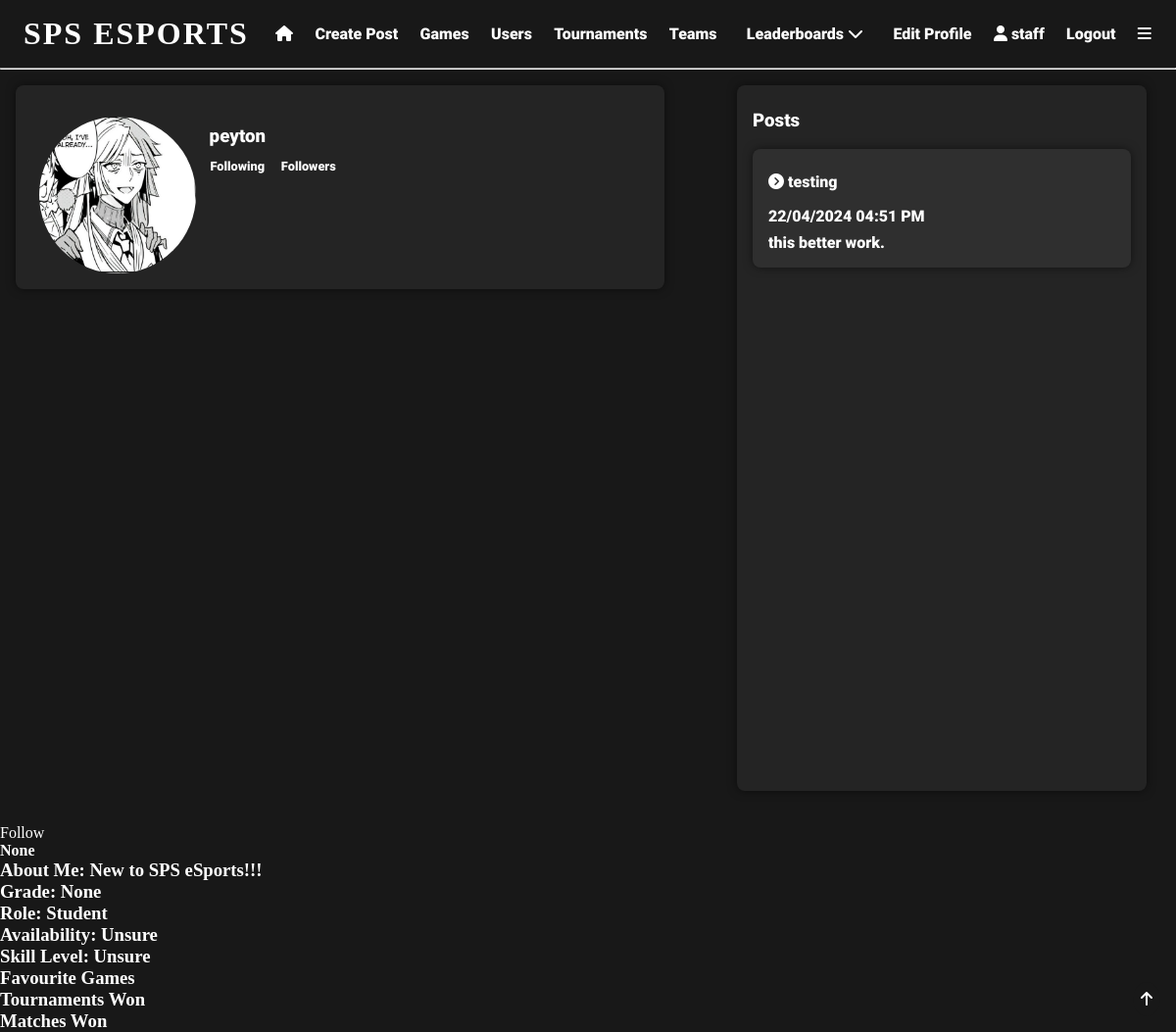
/user/peyton (signed in), run on the app's committed database.
### app/models.py (models this page shows, shortened)
class User(UserMixin, db.Model):
    user_id = db.Column(db.Integer, primary_key=True)
    username = db.Column(db.String(64), index=True, unique=True)
    email = db.Column(db.String(120), index=True, unique=True)
    password_hash = db.Column(db.String(128), nullable=False)
    pfp = db.Column(db.String(140))
    user_bio = db.Column(db.String(140), default='New to SPS eSports!!!')
    pronouns = db.Column(db.String(64), nullable=True)
    skill_level = db.Column(db.String(64), default='Unsure')
    role = db.Column(db.String(64))
    grade = db.Column(db.String(64), nullable=True)
    availability = db.Column(db.String(140), default='Unsure')
    teams = db.relationship('Teams', back_populates='user')
    team_users = db.relationship('TeamUsers', back_populates='user')
    posts = db.relationship('Posts', back_populates='user')
    likes = db.relationship('Likes', back_populates='user')
    tournaments = db.relationship('Tournaments', back_populates='user')
    favourite_games = db.relationship('FavouriteGames', back_populates='user')
    tournament_users = db.relationship('TournamentUsers', back_populates='user')
    comments = db.relationship('Comments', back_populates='user')
    matches = db.relationship('Matches', back_populates='user')
    match_users = db.relationship('MatchUsers', back_populates='user')
    following = db.relationship('Following', backref='user', foreign_keys='Following.user_id')
    followed = db.relationship('Following', foreign_keys='Following.following_id')

class Posts(db.Model):
    post_id = db.Column(db.Integer, primary_key=True, index=True, unique=True, nullable=False)
    post_title = db.Column(db.String(64), nullable=False)
    post_content = db.Column(db.String(140), nullable=False)
    post_date = db.Column(db.DateTime, nullable=False)
    post_type = db.Column(db.String(64))
    likes = db.Column(db.Integer, default=0)
    user_id = db.Column(db.Integer, db.ForeignKey('user.user_id'), name='post_user_id', nullable=False)
    user = db.relationship('User', back_populates='posts')
    post_likes = db.relationship('Likes', back_populates='post')
    comments = db.relationship('Comments', back_populates='post')

### app/routes.py (the view)
@app.route('/user/<username>', methods=['GET', 'POST'])
@login_required
def user(username):
    user = User.query.filter_by(username=username).first_or_404()
    username = user.username
    if Following.query.filter_by(user_id=current_user.user_id, following_id=user.user_id).count() > 0:
        is_following = True
    else:
        is_following = False
    if is_following and Following.query.filter_by(user_id=user.user_id, following_id=current_user.user_id).count() > 0:
        mutuals = True
    else:
        mutuals = False
    tournaments = Tournaments.query.filter_by(winner=user.user_id).all()
    matches = Matches.query.filter_by(match_winner=user.user_id).all()
    fave_id = FavouriteGames.query.filter_by(user_id=user.user_id).all()
    favourites = []
    for favourite in fave_id:
        game = Games.query.filter_by(game_id=favourite.game_id).first()
        favourites.append(game)
    posts = Posts.query.filter_by(user_id=user.user_id).order_by(Posts.post_date.desc()).all()
    for post in posts:
        post.post_date = post.post_date.strftime('%d/%m/%Y %I:%M %p')
    for post in posts:
        if len(post.post_content) > 50:
            post.post_content = post.post_content[:50] + '...'
    return render_template('user.html', user=user, posts=posts, username=username, is_following=is_following,
                           mutuals=mutuals, tournaments=tournaments, favourites=favourites, matches=matches)

### app/models.py (called while the page is built)
@login.user_loader
def load_user(user_id):
    return User.query.get(int(user_id))  # returns the user id as an integer

### app/templates/user.html (shortened to what this page needs)
{% extends "base.html" %}
{% block content %}
<div class="row">
    <div class="half">
        <div class="user-box">
            <div class="user-header">
                <div class="row">
                    <div class="quarter">
                        {% if user.pfp %}
                        <img src="{{url_for('static', filename='pfps/' + user.pfp)}}"
                             alt="profile picture">
                        {% endif %}
                    </div>
                    <div class="three-quarter">
                        <h3>{{user.username}}</h3>
                        <a href="{{url_for('following', username=user.username)}}">Following</a>
                        <a href="{{url_for('followers', username=user.username)}}">Followers</a>
                    </div>
                </div>
            </div>
        </div>
    </div>
    <div class="half">
        <div class="user-posts">
            <h3>Posts</h3>
            {% for post in posts %}
            <div class="post">
                <a href="{{url_for('post', post_id=post.post_id)}}"><i
                        class="fa-solid fa-circle-chevron-right"></i>   {{post.post_title}}</a>
                <h4>{{post.post_date}}</h4>
                <p>{{post.post_content}}</p>
            </div>
            {% endfor %}
        </div>
    </div>
</div>
<br>
{% if current_user.username != user.username %}
    {% if is_following %}
        <a href="{{url_for('unfollow', username=username)}}">Unfollow</a>
    {% else %}
        <a href="{{url_for('follow', username=username)}}">Follow</a>
    {% endif %}
{% endif %}
<h4>{{user.pronouns}}</h4>
<h3>About Me: {{user.user_bio}}</h3>
<h3>Grade: {{user.grade}}</h3>
<h3>Role: {{user.role}}</h3>
<h3>Availability: {{user.availability}}</h3>
<h3>Skill Level: {{user.skill_level}}</h3>
<h3>Favourite Games</h3>
<h3>Tournaments Won</h3>
<h3>Matches Won</h3>
{% endblock %}

### app/templates/base.html (shortened to what this page needs)
<!DOCTYPE html>
<html lang="en">
<head>
    <link rel="stylesheet" href="{{ url_for('static', filename='css/styles.css') }}">
</head>
<body>
  <div id="top" class="header">
      {% if current_user.is_anonymous %}
        <h1 onclick="location.href='login'">SPS ESPORTS</h1>
        <a href="{{ url_for('login') }}">Login</a>
        <a href="{{ url_for('register') }}">Register</a>
      {% else %}
        <h1 onclick="location.href='{{url_for('index')}}'">SPS ESPORTS</h1>
        <a href="{{ url_for('index') }}"><i class="fa-solid fa-house"></i></a>
        <a href="{{ url_for('create_post') }}">Create Post</a>
        <a href="{{ url_for('search') }}">Games</a>
        <a href="{{ url_for('user_search') }}">Users</a>
        <a href="{{ url_for('tournament_search') }}">Tournaments</a>
        <a href="{{url_for('team_search')}}">Teams</a>
        <div class="expand">
            <div class="expand-button">
                <a href="javascript:showDropdown()">Leaderboards  <i class="fa-solid fa-chevron-down"></i></a>
            </div>
        </div>
        <a href="{{ url_for('edit_profile') }}">Edit Profile</a>
        <a href="{{ url_for('user', username=current_user.username) }}"><i class="fa-solid fa-user"></i>   {{current_user.username}}</a>
        <a href="{{ url_for('logout') }}">Logout</a>
        <a href="javascript:navBar()"><i class="fa-solid fa-bars"></i></a>
      {% endif %}
  </div>
    <hr>
  <div class="topbutton">
    <a href="#top"><i class="fa-solid fa-arrow-up"></i></a>
  </div>
{% block content %} {% endblock %}
</body>
</html>

### app/static/css/styles.css (style rules this page uses)
* { margin: 0; padding: 0; box-sizing: border-box; scroll-behavior: smooth; scrollbar-width: thin; scrollbar-color: white var(--bg); }
body { background: var(--bg); color: white; }
:root { --accent: #e81c29; --bg: #181818; --bg2: #282828; --lightbg: rgba(255,255,255,0.05); }
.row { display: flex; }
.half { flex: 50%; }
.quarter { flex: 25%; }
.three-quarter { flex: 75%; }
.header { display:flex; align-items: center; padding: 1em 0.5em; }
.header a { padding: 0em 0.7em; font-family: 'Roboto'; font-size: 1em; text-decoration: none; transition: 0.5s; position: relative; transition: 0.3s; color: white; }
.header a::before { content: ''; position: absolute; width: 100%; height: 2px; left: 0; bottom: -2px; background-color: var(--accent); transform-origin: right; transform: scaleX(0); transition: transform 0.3s; }
.header h1 { box-shadow: inset 0 0 0 0 var(--bg); font-family: 'Nausea'; letter-spacing: 2px; padding: 0 0.5em; position: relative; transition: color 0.3s ease-in-out, box-shadow 0.3s ease-in-out; }
.expand { font-family: 'Roboto'; padding: 0.5em; position: relative; }
h1 { font-family: 'Roboto'; font-size: 2em; }
.topbutton { position: fixed; bottom: 1em; right: 1em; padding: 0.5em; border-radius: 50%; background-color: var(--bg); color: white; font-family: 'Roboto'; font-size: 1em; transition: 0.5s; }
a { color: white; text-decoration: none; transition: 0.5s; padding: 0.5em 0; position: relative; }
a::before { content: ''; position: absolute; width: 100%; height: 2px; left: 0; bottom: -2px; background-color: var(--accent); transform-origin: right; transform: scaleX(0); transition: transform 0.3s; }
.user-posts { display: flex; flex-flow: column; height: 90vh; width: 90%; overflow-y: scroll; overflow-x: hidden; background-color: var(--lightbg); box-shadow: 0 0 10px 0 rgba(0,0,0,0.5); border-radius: 0.5em; padding: 1em; margin: 1em; }
.user-posts h3 { padding: 0.5em 0; font-family: 'Roboto'; }
.post { display: flex; flex-flow: column wrap; background-color: var(--lightbg); box-shadow: 0 0 10px 0 rgba(0,0,0,0.5); border-radius: 0.5em; padding: 1em; margin: 0.5em 0; font-family: 'Roboto'; width: 100%; background: rgba(255,255,255,0.05); }
.post h4 { margin: 0.5em 0; }
.user-box { display: flex; flex-flow: column wrap; background-color: var(--lightbg); box-shadow: 0 0 10px 0 rgba(0,0,0,0.5); border-radius: 0.5em; padding: 1em; margin: 1em; font-family: 'Roboto'; width: 90%; background: rgba(255,255,255,0.05); }
.user-header { display: flex; flex-flow: row wrap; align-items: center; padding: 0.5em; margin: 0.5em 0; height: 20vh; }
.user-header .quarter { height: 20vh; width: 20vh; }
.user-header .three-quarter { height: 20vh; width: 60vh; margin: 0 0.5em; }
.user-header .quarter img { border-radius: 50%; aspect-ratio: 1/1; height: 100%; width: auto; }
.user-header h3 { padding: 0.5em 0.3em; }
.user-header a { padding: 0.5em; font-family: 'Roboto'; font-size: 0.8em; text-decoration: none; transition: 0.5s; position: relative; transition: 0.3s; }
.user-header a::before { top: 80%; }

### data on the page
User: username "staff"
User: pfp (picture), username "peyton", pronouns "None", user_bio "New to SPS eSports!!!", grade "None", role "Student", availability "Unsure", skill_level "Unsure"
Posts: post_title "testing", post_date "22/04/2024 04:51 PM", post_content "this better work."
